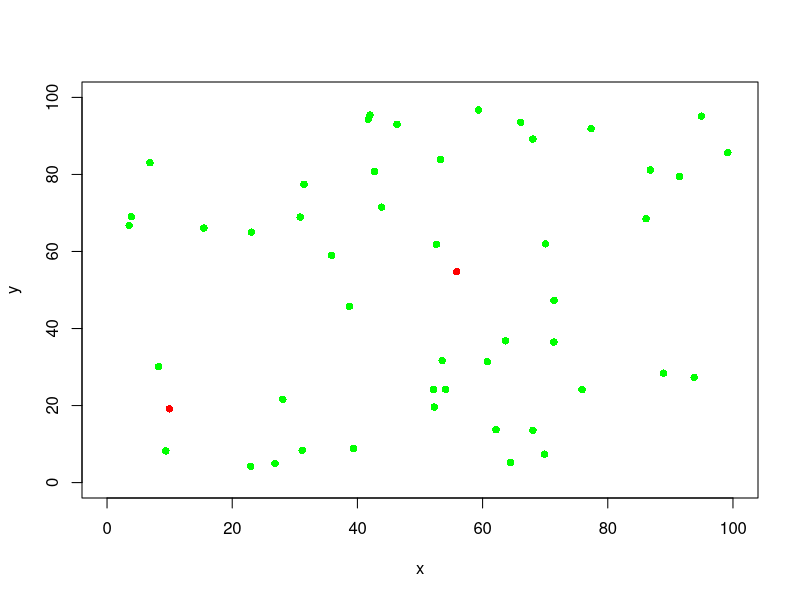
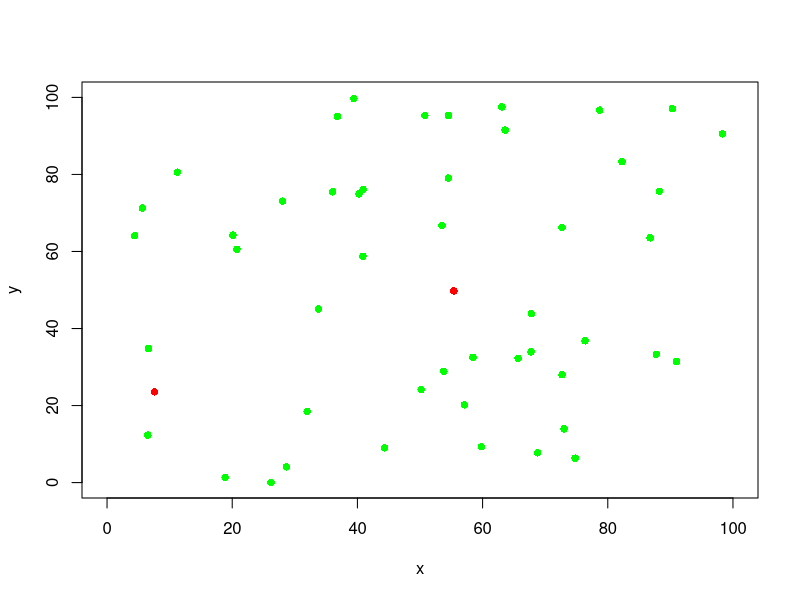
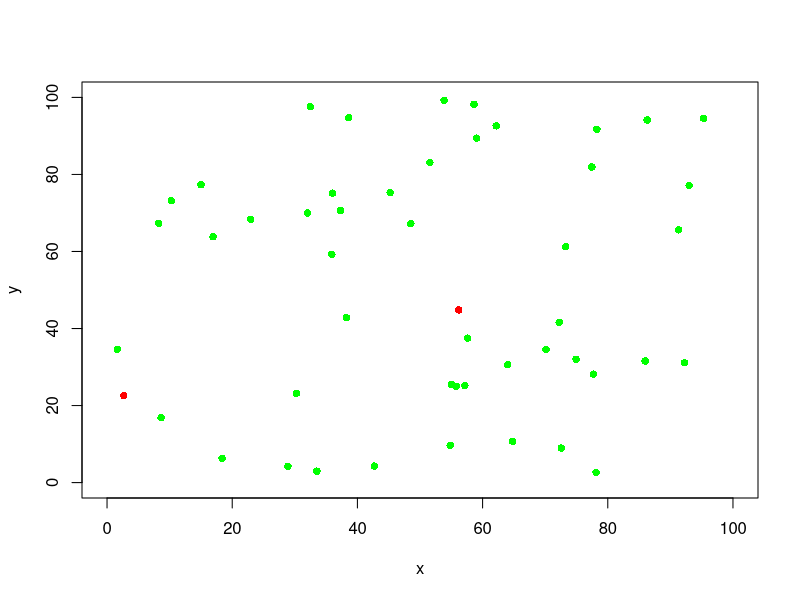
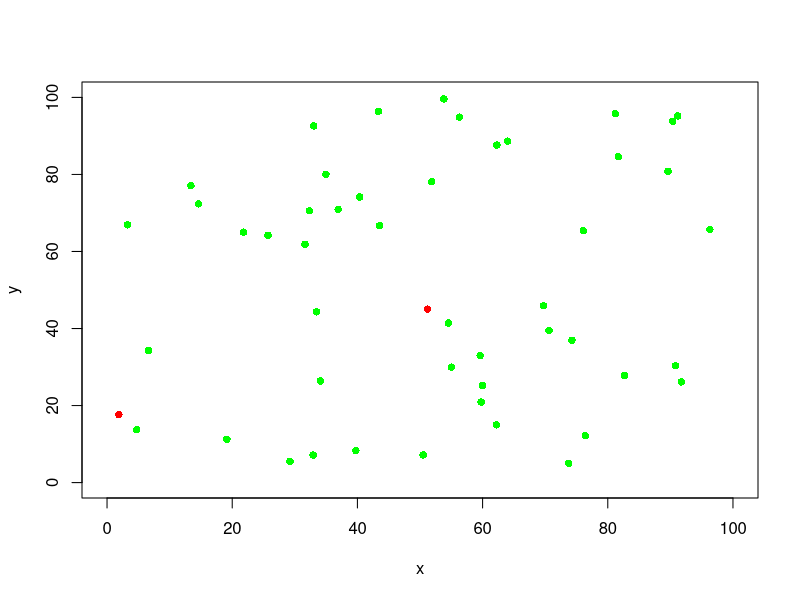
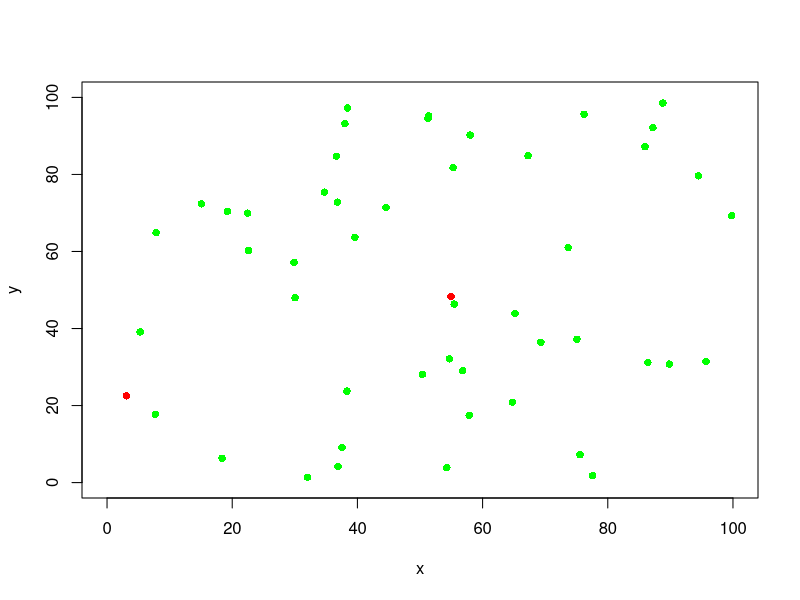
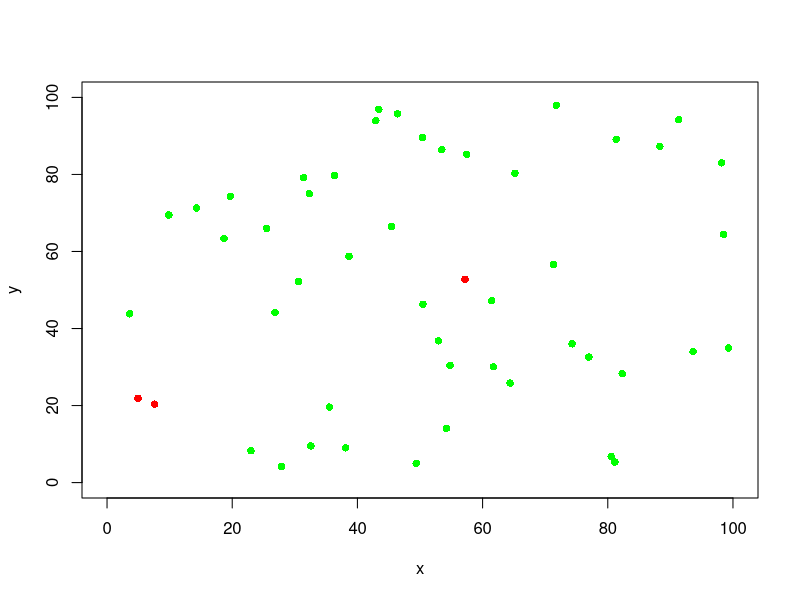
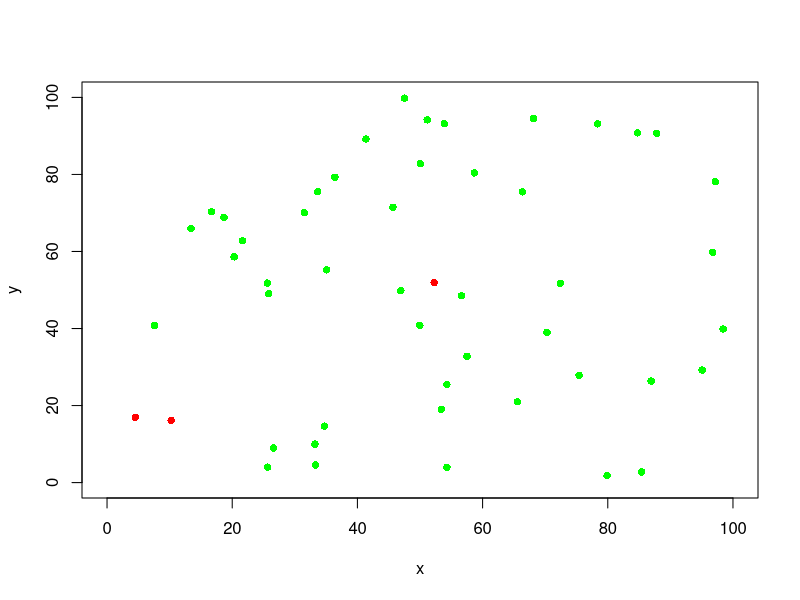
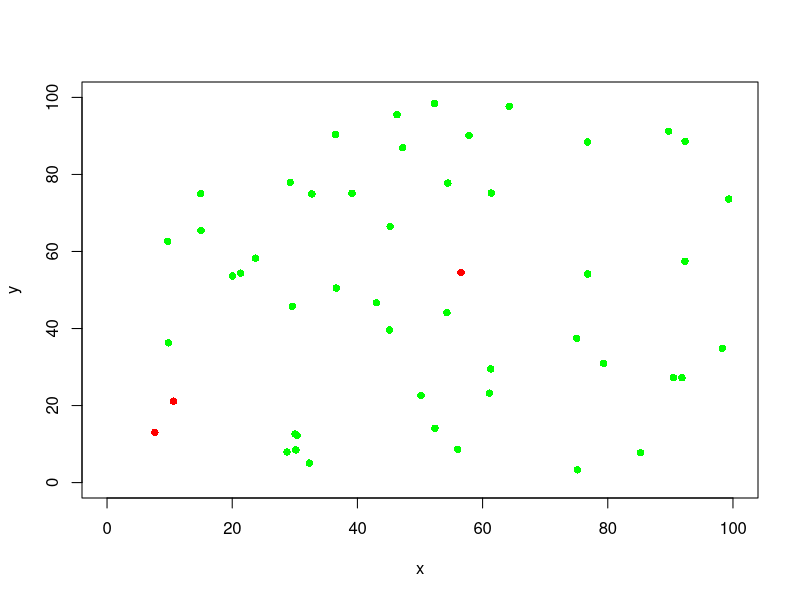

Recreate these plots in R, in order.
n <- 50 # number of cows in the herd
a <- 100 # size of the feeding region in x-direction
b <- 100 # size of the feeding region in y-direction
t_max <- 100 # number of time steps
speed <- 5 # speed of cow movement (from papers it is 5 km/h, 
# though I am not saying that a,b are in km and t_max is in hours,
# it is all yet to be discussed)
prox <- 3 # max distance at which cow can be infected
prob <- 0.6 # probability of infection when distance is =<prox

# Matrix x contains coordinates of each cow and 
# it's infectious status
x <- matrix(, nrow = n, ncol = 3) 
# Initial position of each cow is random, all susceptible
for(i in 1:n)
{
 x[i,1] <- runif(1, min = 0, max = a)
 x[i,2] <- runif(1, min = 0, max = b)
 x[i,3] <- 0 # S=0, I=1, R=2
}

x[1:2,3] <- 1 # introducing 2 infected animals

par(ask=TRUE) # press Enter for every next plot,
# this can be amended to produce GIF or other animation/video 

for (k in 1: t_max) # main loop that updates x at each time step
{
 for(i in 1:n) # loop that updates cow position
{
  angle <- runif(1, min = 0, max = 2*pi) # choose random angle
  x_new <- x[i,1] + cos(angle)*speed
  y_new <- x[i,2] + sin(angle)*speed
  
  while (x_new<0 | x_new>a | y_new<0 | y_new>b)
  { # if travelling in this direction cow will collide with the 
    # fence, cow will not choose this direction, choose another
    # random angle and keep checking that cow stays in feeding region
    angle <- runif(1, min = 0, max = 2*pi)
    x_new <- x[i,1] + cos(angle)*speed
    y_new <- x[i,2] + sin(angle)*speed
  }
   
  x[i,1] <- x_new # update x 
  x[i,2] <- y_new # and y coordinates
  
  if (x[i,3] == 1) # for each infected cow
  {
    for (j in 1:n) # check each susceptible cow 
    {
      if (x[j,3] == 0 & sqrt((x[i,1]-x[j,1])^2 + (x[i,2]-x[j,2])^2)<prox)
      { # and if distance between them is <prox
        p <- runif(1, min = 0, max = 1)
        if (p<prob) # then cow gets infected with probability p
        {
          x[j,3] = 1
        }
      }
    }
  } 
 } # plot location of the cows (susceptible - green, infected - red)
plot(x[,1], x[,2], type="p", xlab="x", ylab="y", xlim=c(0,a), 
     ylim=c(0,b), col = ifelse(x[,3] == 0,'green','red'), pch=16)
}

